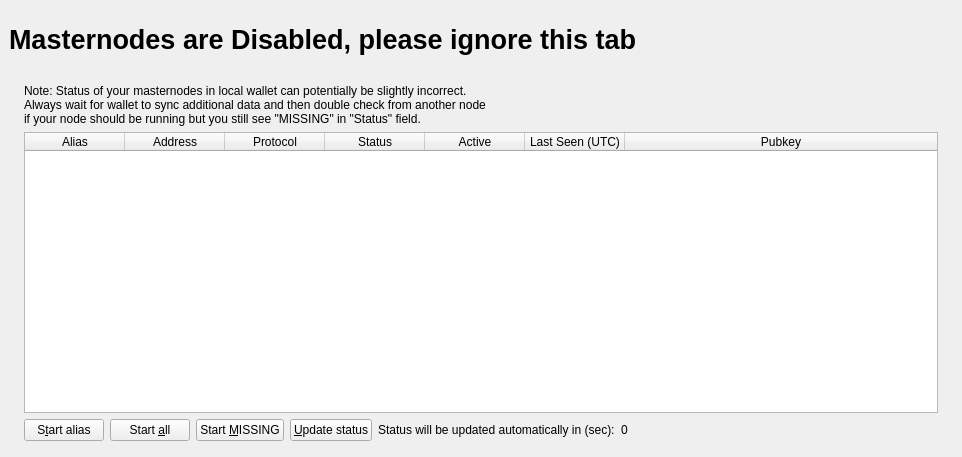
<?xml version="1.0" encoding="UTF-8"?>
<ui version="4.0">
 <class>MasternodeList</class>
 <widget class="QWidget" name="MasternodeList">
  <property name="geometry">
   <rect>
    <x>0</x>
    <y>0</y>
    <width>962</width>
    <height>457</height>
   </rect>
  </property>
  <property name="windowTitle">
   <string>Form</string>
  </property>
  <layout class="QVBoxLayout" name="topLayout" stretch="0">
   <property name="leftMargin">
    <number>9</number>
   </property>
   <property name="topMargin">
    <number>9</number>
   </property>
   <property name="rightMargin">
    <number>9</number>
   </property>
   <property name="bottomMargin">
    <number>9</number>
   </property>
   <item>
    <layout class="QVBoxLayout" name="verticalLayout_Master" stretch="0,1">
     <property name="spacing">
      <number>0</number>
     </property>
     <item>
      <widget class="QFrame" name="frame_Header">
       <layout class="QVBoxLayout" name="verticalLayout_4">
        <property name="leftMargin">
         <number>0</number>
        </property>
        <property name="topMargin">
         <number>0</number>
        </property>
        <property name="rightMargin">
         <number>0</number>
        </property>
        <property name="bottomMargin">
         <number>0</number>
        </property>
        <item>
         <layout class="QHBoxLayout" name="horizontalLayout_Header" stretch="1,0">
          <item>
           <widget class="QLabel" name="labelOverviewHeaderLeft">
            <property name="minimumSize">
             <size>
              <width>464</width>
              <height>60</height>
             </size>
            </property>
            <property name="maximumSize">
             <size>
              <width>16777215</width>
              <height>60</height>
             </size>
            </property>
            <property name="font">
             <font>
              <pointsize>20</pointsize>
              <weight>75</weight>
              <bold>true</bold>
             </font>
            </property>
            <property name="text">
             <string>Masternodes are Disabled, please ignore this tab</string>
            </property>
           </widget>
          </item>
          <item>
           <spacer name="horizontalSpacer">
            <property name="orientation">
             <enum>Qt::Horizontal</enum>
            </property>
            <property name="sizeHint" stdset="0">
             <size>
              <width>40</width>
              <height>20</height>
             </size>
            </property>
           </spacer>
          </item>
         </layout>
        </item>
       </layout>
      </widget>
     </item>
     <item>
      <widget class="QFrame" name="frame_BG">
       <layout class="QVBoxLayout" name="verticalLayout_3">
        <property name="leftMargin">
         <number>6</number>
        </property>
        <property name="topMargin">
         <number>6</number>
        </property>
        <property name="rightMargin">
         <number>6</number>
        </property>
        <property name="bottomMargin">
         <number>6</number>
        </property>
        <item>
         <widget class="QFrame" name="frame_Content">
          <layout class="QVBoxLayout" name="verticalLayout">
           <property name="spacing">
            <number>0</number>
           </property>
           <property name="leftMargin">
            <number>0</number>
           </property>
           <property name="topMargin">
            <number>0</number>
           </property>
           <property name="rightMargin">
            <number>0</number>
           </property>
           <property name="bottomMargin">
            <number>0</number>
           </property>
           <item>
            <layout class="QGridLayout" name="gridLayout_2">
             <property name="spacing">
              <number>2</number>
             </property>
             <item row="0" column="0">
              <widget class="QFrame" name="frameList">
               <layout class="QVBoxLayout" name="verticalLayout_2">
                <property name="bottomMargin">
                 <number>1</number>
                </property>
                <item>
                 <layout class="QHBoxLayout" name="horizontalLayout_note">
                  <property name="bottomMargin">
                   <number>0</number>
                  </property>
                  <item>
                   <widget class="QLabel" name="updateNote">
                    <property name="text">
                     <string>Note: Status of your masternodes in local wallet can potentially be slightly incorrect.&lt;br /&gt;Always wait for wallet to sync additional data and then double check from another node&lt;br /&gt;if your node should be running but you still see &quot;MISSING&quot; in &quot;Status&quot; field.</string>
                    </property>
                   </widget>
                  </item>
                 </layout>
                </item>
                <item>
                 <widget class="QTableWidget" name="tableWidgetMyMasternodes">
                  <property name="minimumSize">
                   <size>
                    <width>695</width>
                    <height>0</height>
                   </size>
                  </property>
                  <property name="palette">
                   <palette>
                    <active>
                     <colorrole role="Text">
                      <brush brushstyle="SolidPattern">
                       <color alpha="255">
                        <red>51</red>
                        <green>51</green>
                        <blue>51</blue>
                       </color>
                      </brush>
                     </colorrole>
                    </active>
                    <inactive>
                     <colorrole role="Text">
                      <brush brushstyle="SolidPattern">
                       <color alpha="255">
                        <red>51</red>
                        <green>51</green>
                        <blue>51</blue>
                       </color>
                      </brush>
                     </colorrole>
                    </inactive>
                    <disabled>
                     <colorrole role="Text">
                      <brush brushstyle="SolidPattern">
                       <color alpha="255">
                        <red>85</red>
                        <green>85</green>
                        <blue>85</blue>
                       </color>
                      </brush>
                     </colorrole>
                    </disabled>
                   </palette>
                  </property>
                  <property name="editTriggers">
                   <set>QAbstractItemView::NoEditTriggers</set>
                  </property>
                  <property name="alternatingRowColors">
                   <bool>true</bool>
                  </property>
                  <property name="selectionMode">
                   <enum>QAbstractItemView::SingleSelection</enum>
                  </property>
                  <property name="selectionBehavior">
                   <enum>QAbstractItemView::SelectRows</enum>
                  </property>
                  <property name="sortingEnabled">
                   <bool>true</bool>
                  </property>
                  <attribute name="horizontalHeaderStretchLastSection">
                   <bool>true</bool>
                  </attribute>
                  <column>
                   <property name="text">
                    <string>Alias</string>
                   </property>
                  </column>
                  <column>
                   <property name="text">
                    <string>Address</string>
                   </property>
                  </column>
                  <column>
                   <property name="text">
                    <string>Protocol</string>
                   </property>
                  </column>
                  <column>
                   <property name="text">
                    <string>Status</string>
                   </property>
                  </column>
                  <column>
                   <property name="text">
                    <string>Active</string>
                   </property>
                  </column>
                  <column>
                   <property name="text">
                    <string>Last Seen (UTC)</string>
                   </property>
                  </column>
                  <column>
                   <property name="text">
                    <string>Pubkey</string>
                   </property>
                  </column>
                 </widget>
                </item>
                <item>
                 <layout class="QHBoxLayout" name="horizontalLayout_5">
                  <property name="bottomMargin">
                   <number>0</number>
                  </property>
                  <item>
                   <widget class="QPushButton" name="startButton">
                    <property name="text">
                     <string>S&amp;tart alias</string>
                    </property>
                   </widget>
                  </item>
                  <item>
                   <widget class="QPushButton" name="startAllButton">
                    <property name="text">
                     <string>Start &amp;all</string>
                    </property>
                   </widget>
                  </item>
                  <item>
                   <widget class="QPushButton" name="startMissingButton">
                    <property name="text">
                     <string>Start &amp;MISSING</string>
                    </property>
                   </widget>
                  </item>
                  <item>
                   <widget class="QPushButton" name="UpdateButton">
                    <property name="text">
                     <string>&amp;Update status</string>
                    </property>
                   </widget>
                  </item>
                  <item>
                   <widget class="QLabel" name="autoupdate_label">
                    <property name="text">
                     <string>Status will be updated automatically in (sec):</string>
                    </property>
                   </widget>
                  </item>
                  <item>
                   <widget class="QLabel" name="secondsLabel">
                    <property name="text">
                     <string>0</string>
                    </property>
                   </widget>
                  </item>
                  <item>
                   <spacer name="horizontalSpacer_5">
                    <property name="orientation">
                     <enum>Qt::Horizontal</enum>
                    </property>
                    <property name="sizeHint" stdset="0">
                     <size>
                      <width>40</width>
                      <height>20</height>
                     </size>
                    </property>
                   </spacer>
                  </item>
                 </layout>
                </item>
               </layout>
              </widget>
             </item>
            </layout>
           </item>
          </layout>
         </widget>
        </item>
       </layout>
      </widget>
     </item>
    </layout>
   </item>
  </layout>
 </widget>
 <resources/>
 <connections/>
</ui>
